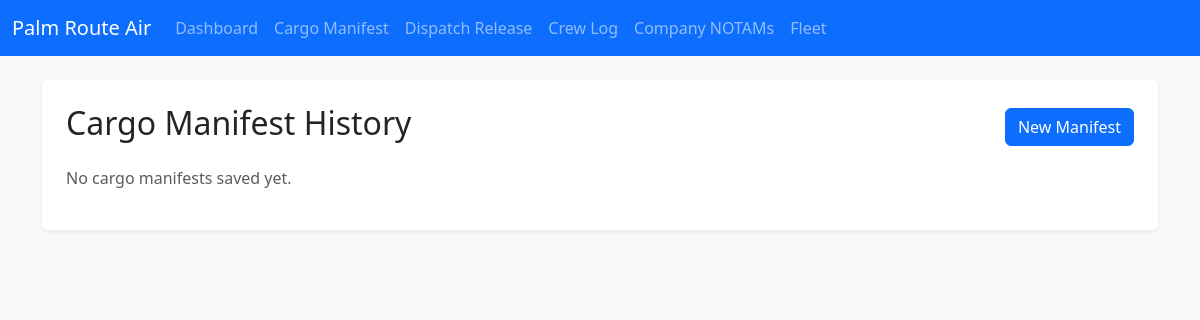
/cargo/history, run on an earlier commit of the app's database.
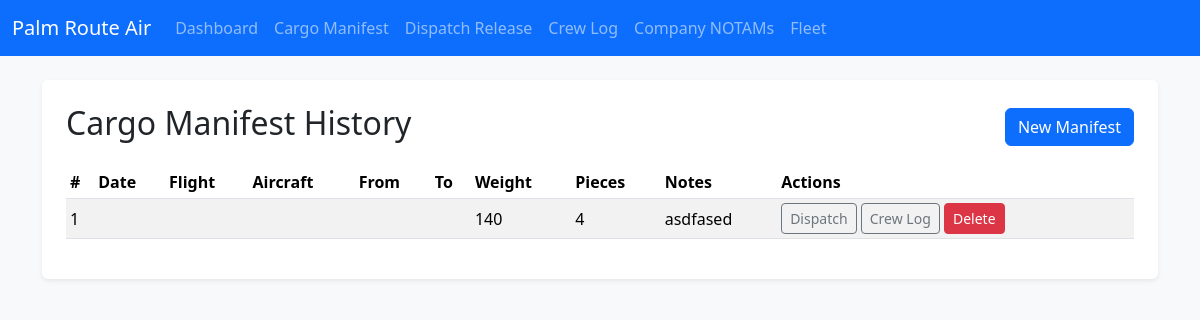
And on a later commit of the database.
### app.py (models this page shows)
class CargoManifest(db.Model):
    id = db.Column(db.Integer, primary_key=True)
    date = db.Column(db.String(20))
    flight_id = db.Column(db.String(20))
    aircraft = db.Column(db.String(50))
    departure = db.Column(db.String(10))
    arrival = db.Column(db.String(10))
    total_weight = db.Column(db.String(20))
    pieces = db.Column(db.String(10))
    notes = db.Column(db.Text)
    dispatch_release_id = db.Column(db.Integer, db.ForeignKey('dispatch_release.id'))

### app.py (the view)
@app.route('/cargo/history')
def cargo_history():
    manifests = CargoManifest.query.order_by(CargoManifest.id.desc()).all()
    return render_template('cargo_history.html', manifests=manifests)

### templates/cargo_history.html
{% extends 'base.html' %}
{% block content %}
<div class="p-4 bg-white rounded shadow-sm">
  <div class="d-flex justify-content-between align-items-center mb-3">
    <h2>Cargo Manifest History</h2>
    <a href="{{ url_for('cargo') }}" class="btn btn-primary">New Manifest</a>
  </div>
  {% if manifests %}
  <div class="table-responsive">
    <table class="table table-sm table-striped align-middle">
      <thead>
        <tr>
          <th>#</th>
          <th>Date</th>
          <th>Flight</th>
          <th>Aircraft</th>
          <th>From</th>
          <th>To</th>
          <th>Weight</th>
          <th>Pieces</th>
          <th>Notes</th>
          <th>Actions</th>
        </tr>
      </thead>
      <tbody>
        {% for m in manifests %}
        <tr>
          <td>{{ m.id }}</td>
          <td>{{ m.date }}</td>
          <td>{{ m.flight_id }}</td>
          <td>{{ m.aircraft }}</td>
          <td>{{ m.departure }}</td>
          <td>{{ m.arrival }}</td>
          <td>{{ m.total_weight }}</td>
          <td>{{ m.pieces }}</td>
          <td style="max-width: 260px; white-space: nowrap; overflow: hidden; text-overflow: ellipsis;">{{ m.notes }}</td>
          <td class="text-nowrap">
            <a class="btn btn-outline-secondary btn-sm" href="{{ url_for('dispatch', date=m.date, flight_id=m.flight_id, aircraft=m.aircraft, departure=m.departure, destination=m.arrival) }}">Dispatch</a>
            <a class="btn btn-outline-secondary btn-sm" href="{{ url_for('crew', date=m.date, flight_id=m.flight_id, origin=m.departure, destination=m.arrival, aircraft=m.aircraft, cargo_manifest_id=m.id) }}">Crew Log</a>
            <form action="{{ url_for('delete_cargo', id=m.id) }}" method="post" class="d-inline">
              <button class="btn btn-danger btn-sm" onclick="return confirm('Delete this cargo manifest?')">Delete</button>
            </form>
          </td>
        </tr>
        {% endfor %}
      </tbody>
    </table>
  </div>
  {% else %}
  <p class="text-muted">No cargo manifests saved yet.</p>
  {% endif %}
</div>
{% endblock %}

What changed in the data, as far as the page shows it:
added CargoManifest: id "1", total_weight "140", pieces "4", notes "asdfased"
Also different on the page:
text no longer shown: "No cargo manifests saved yet."
text now shown: "# Date Flight Aircraft From To Weight Pieces Notes Actions"
